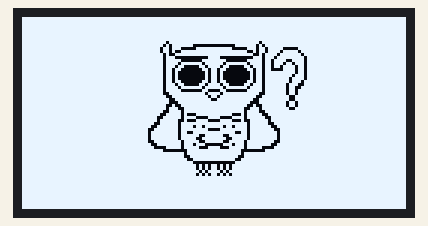
Simulated run of this program. Board: ESP32 board running MicroPython. Shown: 128×64 one-colour display. Library files of the repository ran but are not shown: ssd1306.py.

Above: at 2.18 s.

The program:

main.py
```python
from machine import Pin, I2C
import ssd1306
import framebuf
import time
import animations

while True:
    animations.standby()
    animations.wordNotFound()
```

Source omitted: animations.py (data table, 77358 bytes)
